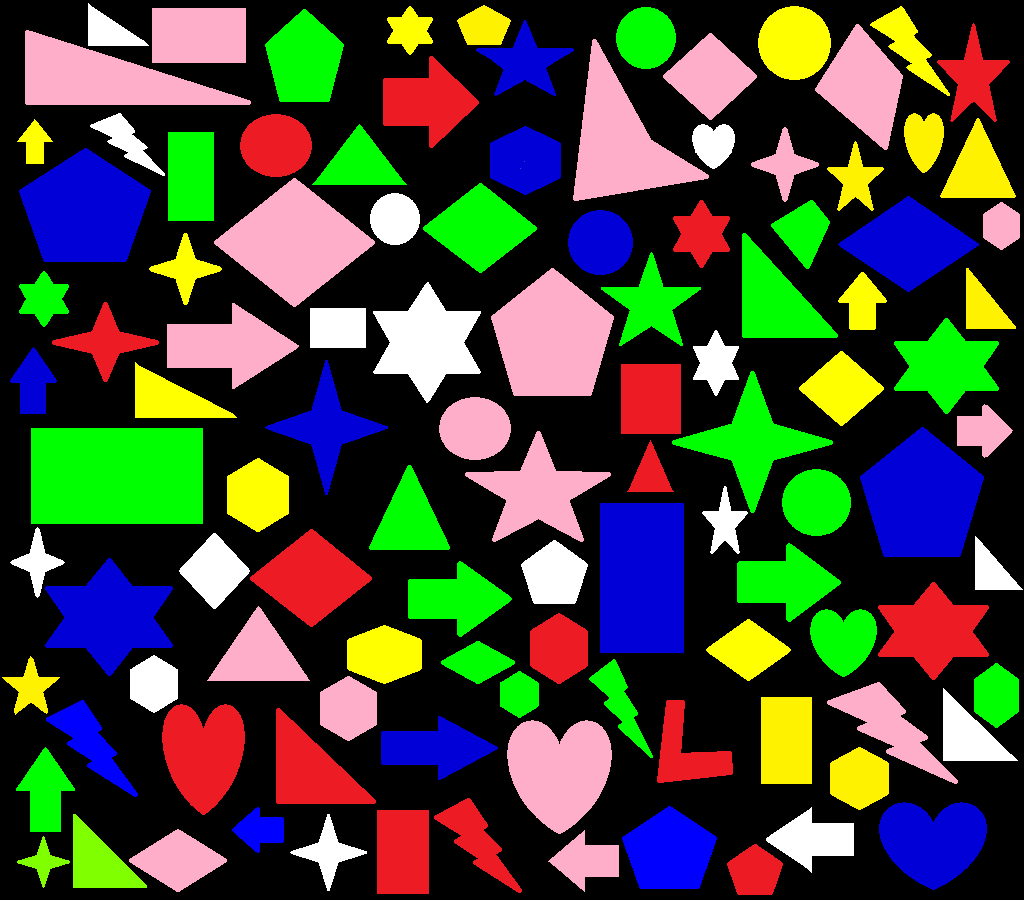
#> input picture img/input_06_2.png, 1024 x 900 px, found by its file name
$ python STT73_Color.py
#> lines starting #> are read from the running program, lines starting #| are printed output that depends on the picture; after the words box and inside, x2 and y2 are one past the last pixel; in counts of white or black regions, pixels touching at a corner belong together
# 7 tam giác đỏ
import cv2
import numpy as np

image_path = "D:/Thuc_Hanh/Ky_6_2024/BaiTapThiGiacMayTinh/BaiTapMoPhongNhom/img/input_06_2.png"
img = cv2.imread(image_path)
#> img is the input picture: shape (900, 1024, 3); mean B, G, R 55, 69.5, 66.8

height, width = img.shape[:2]
#> height = 900; width = 1024
new_height = int(height * 1)
#> new_height = 900
new_width = int(width * 1)
#> new_width = 1024
img = cv2.resize(img, (new_width, new_height))

def put_text_center(img, text, contour):
    # Tìm bounding box của contour
    x, y, w, h = cv2.boundingRect(contour)
    # Tính toán vị trí để đặt text chính giữa
    text_size, _ = cv2.getTextSize(text, cv2.FONT_HERSHEY_COMPLEX, 0.5, 1)
    text_x = x + (w - text_size[0]) // 2
    text_y = y + (h + text_size[1]) // 2
    # Đặt text lên ảnh
    cv2.putText(img, text, (text_x, text_y), cv2.FONT_HERSHEY_COMPLEX, 0.5, (0, 69, 255), 1)

def detected_Shape_and_Color(img):
	# code
	imgGrey = cv2.cvtColor(img, cv2.COLOR_BGR2GRAY)
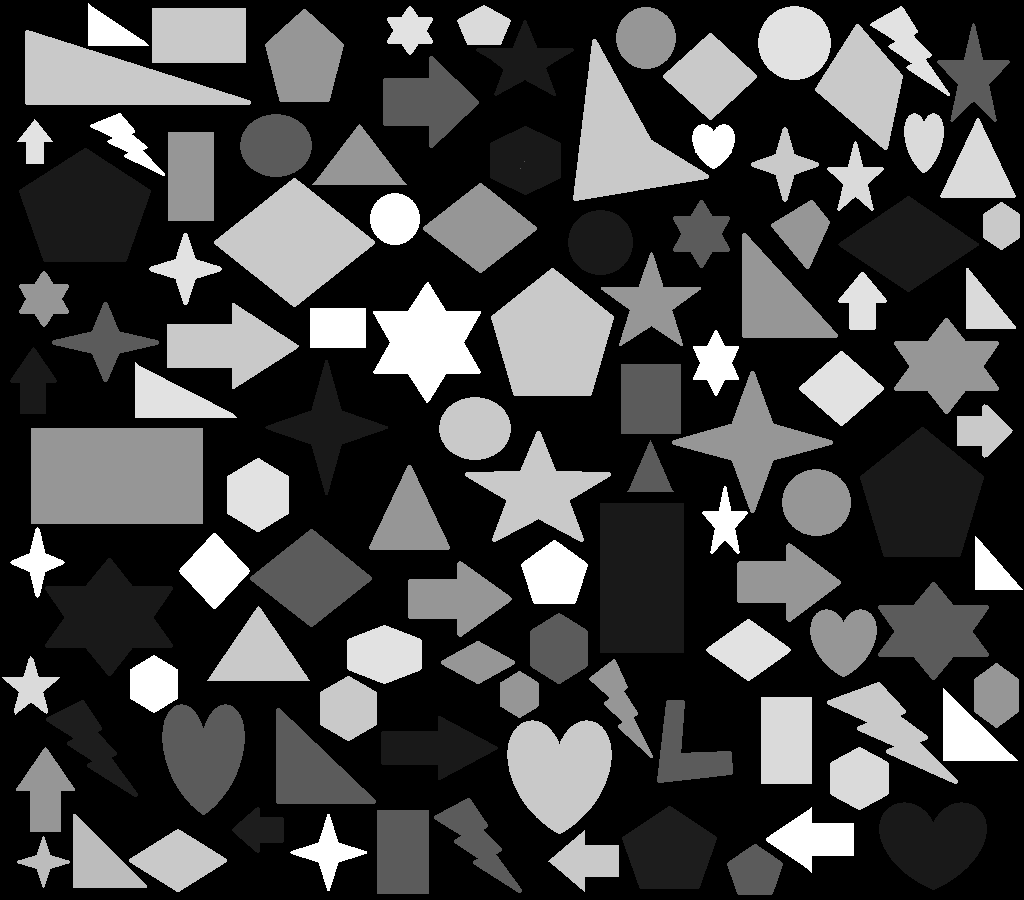
#> imgGrey: shape (900, 1024); min 0, max 255, mean 67.1
	imgHSV = cv2.cvtColor(img, cv2.COLOR_BGR2HSV)
#> imgHSV: shape (900, 1024, 3); mean H, S, V 49.1, 86.3, 112.9
	red_L = np.array([10, 100, 20])
	red_H = np.array([25, 255, 255])
	_, thresholds = cv2.threshold(imgGrey, 0, 255, cv2.THRESH_BINARY)
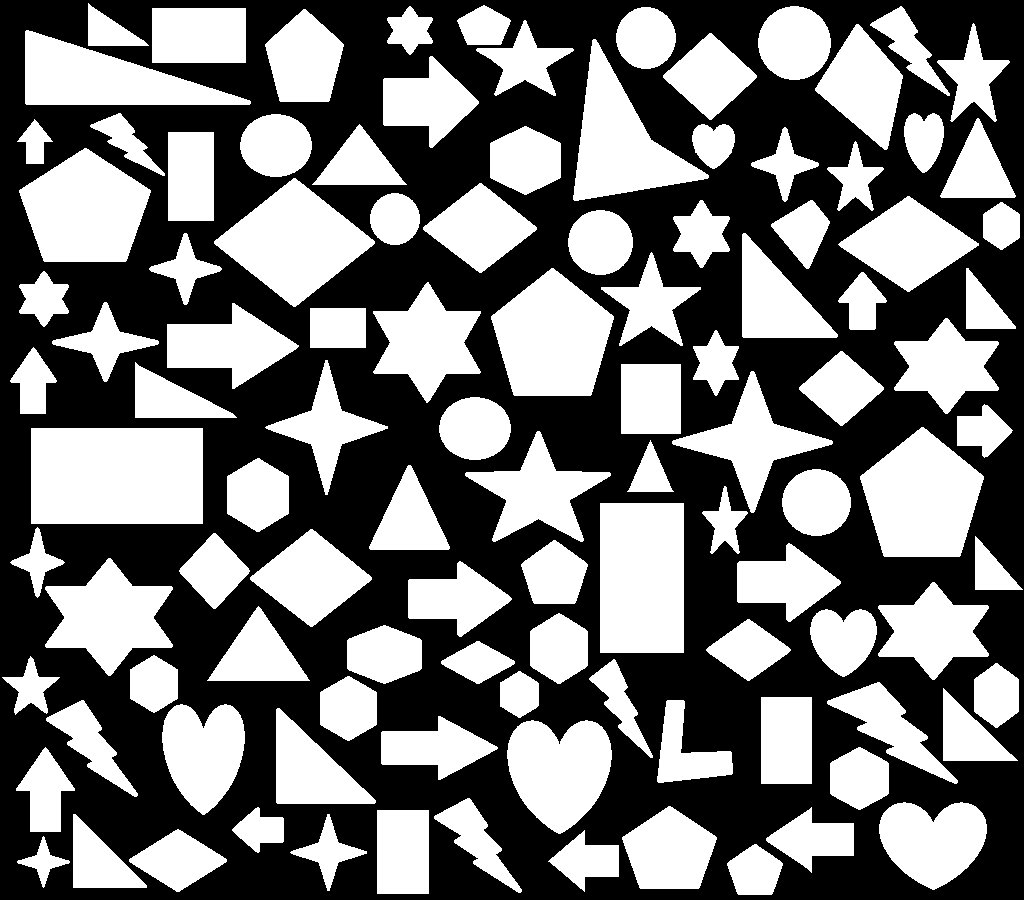
#> thresholds: shape (900, 1024); 46% white; 109 white regions
	contours, _ = cv2.findContours(thresholds, cv2.RETR_TREE, cv2.CHAIN_APPROX_SIMPLE)
#> contours = 109 contours; largest, box (x1, y1, x2, y2) and area: (31, 428, 203, 524) 16245, (600, 503, 684, 653) 12367, (860, 427, 984, 557) 11055, (491, 268, 614, 396) 10866, (214, 178, 375, 307) 10524
	for index, cnt in enumerate(contours):
	    approx = cv2.approxPolyDP(cnt, 0.01 * cv2.arcLength(cnt, True), True)
	    x = approx.ravel()[0]
	    y = approx.ravel()[1]
	    if len(approx) == 3:
	    	mask = cv2.inRange(imgHSV, red_L, red_H)
	    	mask_area = cv2.countNonZero(mask)
	    	cnt_area = cv2.contourArea(cnt)
	    	print(mask_area, cnt_area)
	    	if mask_area == 0 and cnt_area == 4498 or cnt_area == 1038.5:
	    		cv2.drawContours(img, [approx], 0, (0, 69, 255), 2)
	    		put_text_center(img, "Red Triangle", cnt)
#> this loop made 109 passes
#> (approx, cnt_area) on passes 6, 17, 22, 35, 41, 48, 50, 58: ([[73, 814], [73, 887], [146, 887]], 2808.5), ([[276, 709], [277, 803], [375, 802]], 4986.5), ([[943, 688], [943, 760], [1017, 760]], 2638), ([[309, 680], [258, 606], [207, 680]], 3800), ([[975, 536], [975, 589], [1022, 589]], 1248.5), ([[408, 465], [369, 548], [448, 549]], 3572), ([[650, 440], [627, 491], [673, 491]], 1123), ([[135, 362], [135, 417], [236, 417]], 2780.5)
#> cnt_area on passes 70, 73, 89, 91, 98, 109: 1555.5, 5231.5, 2790, 3063, 8802, 1261
#| 0 2808.5
#| 0 4986.5
#| 0 2638.0
#| 0 3800.0
#| 0 1248.5
#| 0 3572.0
#| 0 1123.0
#| 0 2780.5
#> (further printed lines are left out)
#> mask: shape (900, 1024); every value is 0
detected_Shape_and_Color(img)
cv2.imshow("Example", img)
cv2.waitKey(0)
cv2.destroyAllWindows()
